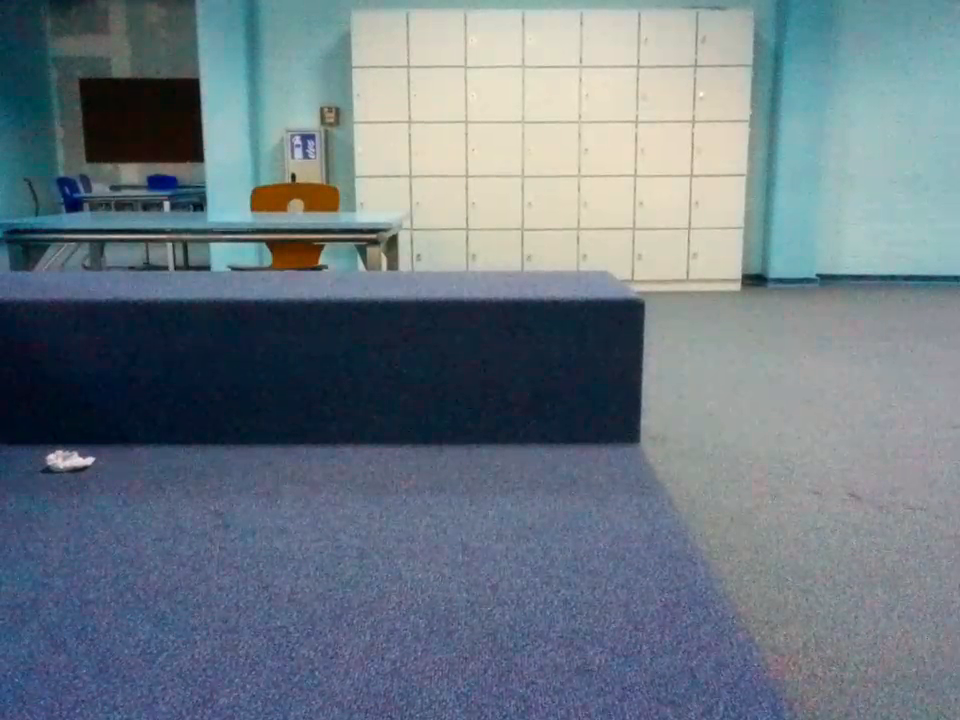
#> input picture picture.png, 960 x 720 px
$ python -i balltracker.py   (imports and definitions only)
#> lines starting #> are read from the running program, lines starting #| are printed output that depends on the picture; after the words box and inside, x2 and y2 are one past the last pixel; in counts of white or black regions, pixels touching at a corner belong together
### imgproc.py
from re import split
import cv2
import sys
from cv2.typing import MatLike
import numpy as np
import math


# [70 lines left out: functions main, detect_circle_1, do_and_draw_hough, not called in this run]

def filter_col(keep_threshhold,remvo_threshold,ch_keep,ch_rm1,ch_rm2):

    _, keep_thr_ch = cv2.threshold(ch_keep, keep_threshhold, 255, cv2.THRESH_BINARY)
    _, rm_thr_1 = cv2.threshold(ch_rm1, remvo_threshold, 255, cv2.THRESH_BINARY)
    _, rm_thr_2 = cv2.threshold(ch_rm2, remvo_threshold, 255, cv2.THRESH_BINARY)


    not_b = cv2.bitwise_not(rm_thr_1)
    not_g = cv2.bitwise_not(rm_thr_2)

    r_and_not_b = cv2.bitwise_and(keep_thr_ch, not_b)
    r_and_not_g = cv2.bitwise_and(keep_thr_ch, not_g)

    return cv2.bitwise_and(r_and_not_b, r_and_not_g)


# [98 lines left out: functions filter_contours, get_circles_hough, get_angle, get_coords, resize, not called in this run]
# [2 lines that do not run on import are left out]

### balltracker.py
# Code modified from github.com/tanat44/PingpongBallTracker

import cv2
import numpy as np
import imgproc as imp

class ColorThreshold():
    def __init__(self,red_min,other_max,red_max=255, other_min=0):
        self.red_min = red_min
        self.red_max = red_max
        self.other_min = other_min
        self.other_max = other_max

class ColorThresholdHSV():

    def __init__(self,h_min1=0, h_max1=10,
                 h_min2=160, h_max2=180,
                 s_min=100, s_max=255,
                 v_min=50, v_max=255):
        # Lower red range
        self.h_min1 = h_min1
        self.h_max1 = h_max1
        # Upper red range
        self.h_min2 = h_min2
        self.h_max2 = h_max2

        self.s_min = s_min
        self.s_max = s_max
        self.v_min = v_min
        self.v_max = v_max


    def getLowerRed(self):
        return (self.h_min1, self.s_min, self.v_min), (self.h_max1, self.s_max, self.v_max)

    def getUpperRed(self):
        return (self.h_min2, self.s_min, self.v_min), (self.h_max2, self.s_max, self.v_max)

class BallTracker:
    def __init__(self,target = (0,0),min_r=20,max_r=40):
        # Two ranges for red (since it wraps in HSV)
        self.mask=None
        self.frame=None
        self.lower_red1 = np.array([0, 100, 100])
        self.kernel = np.ones((3, 3), np.uint8)
        self.color_thr = ColorThreshold(150,120)
        self.target = target
        self.dx = 0
        self.dy = 0
        self.delta_radius = 0
        self.circle_x = 0
        self.circle_y = 0
        self.circle_radius = 0
        self.radiuses = LimitedList(5)
        self.min_rad =min_r
        self.max_rad = max_r
    # frame has to be in rgb
    #
    def filter(self,frame):
        blurred = cv2.GaussianBlur(frame, (3, 3), 0)
##        hsv = cv2.cvtColor(blurred, cv2.COLOR_BGR2HSV)
#        hsv = cv2.cvtColor(blurred, cv2.COLOR_RGB2HSV)# Für Drohne

        b,g,r = cv2.split(blurred)
        mask = imp.filter_col(130,180,r,g,b)


#        mask = cv2.erode(mask, self.kernel, iterations=2)
#        mask = cv2.dilate(mask, self.kernel, iterations=2)
        return mask
    def find(self, frame):
        frame = np.copy(frame)
        self.height, self.width, c  = frame.shape
        mask = self.filter(frame)


        cnts = cv2.findContours(mask.copy(), cv2.RETR_EXTERNAL,
            cv2.CHAIN_APPROX_SIMPLE)
        cnts = imutils.grab_contours(cnts)
        center = (0,0)
        radius = 0


        ball_cnts = []
        if len(cnts) > 0:
            for c in cnts:
                ((x, y), radius) = cv2.minEnclosingCircle(c)
                if self.min_rad < radius < self.max_rad:
                    ball_cnts.append(c)

        if len(ball_cnts) > 0:
            c = max(ball_cnts, key=cv2.contourArea)
            ((x, y), radius) = cv2.minEnclosingCircle(c)
            self.circle_x = x
            self.circle_y = y
            self.circle_radius = radius
            self.radiuses.add(self.circle_radius)
            M = cv2.moments(c)
            center = (int(M["m10"] / M["m00"]), int(M["m01"] / M["m00"]))

            cv2.circle(hsv, (int(x), int(y)), int(radius),(0, 255, 255), 2)
            cv2.circle(hsv, center, 5, (0, 0, 255), -1)
            cv2.putText(hsv, f"R: {int(radius)}",
                (int(x) - 40, int(y) - 10),  # position slightly above the circle
                cv2.FONT_HERSHEY_SIMPLEX,
                0.6, (255, 0, 0), 2)  # font scale and color


        # DRAW ROBOT
            mask = cv2.cvtColor(mask, cv2.COLOR_GRAY2RGB)

        return True, hsv, mask

    def calculate(self,frame):
        success,self.frame,self.mask = self.find(frame)
        if not success:
            return False
        self.dx = self.target[0]-self.circle_x
        self.dy = self.target[1]-self.circle_y
        average = 0
        for r in self.radiuses.list:
            average += r
        self.delta_radius = self.circle_radius-self.radiuses.list[-1]

        return True


class LimitedList:
    def __init__(self,len) -> None:
        self.idx = 0
        self.len = len
        self.list = list(range(len))
    def add(self,element):
        if self.idx == self.len:
            self.idx = 0
        self.list[self.idx]=element
        self.idx += 1

>>> import cv2
>>> picture = cv2.imread('picture.png')
#> picture is the input picture: shape (720, 960, 3); mean B, G, R 131.2, 121.3, 108.3
>>> result = BallTracker().find(picture)
#> in filter, `b,g,r = cv2.split(blurred)`:
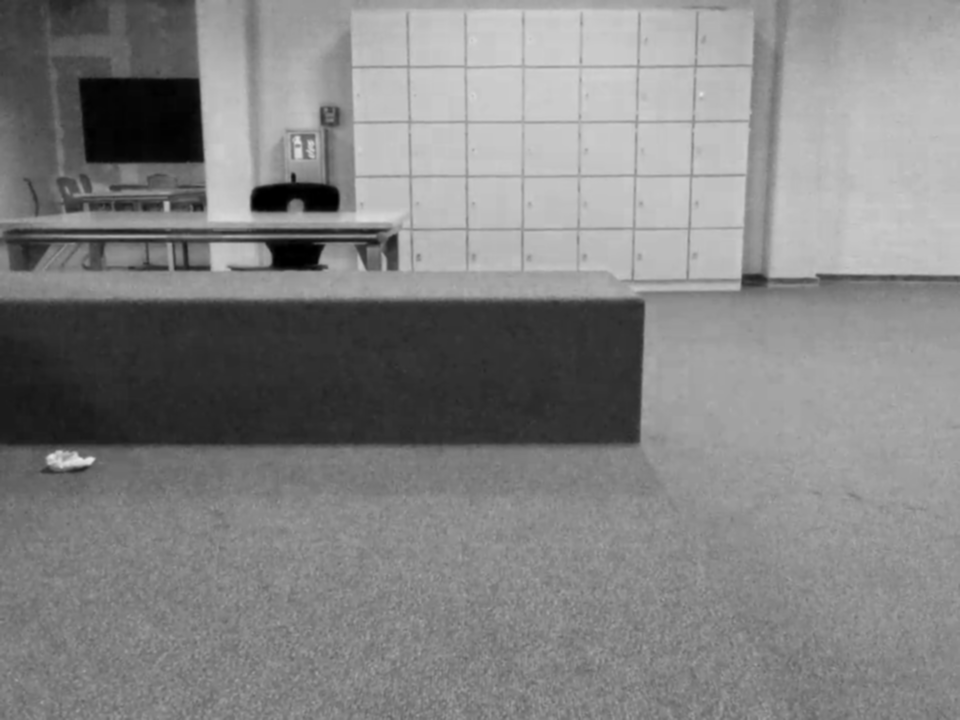
#> b: shape (720, 960); min 0, max 230, mean 131.2
#> in filter, `b,g,r = cv2.split(blurred)`:
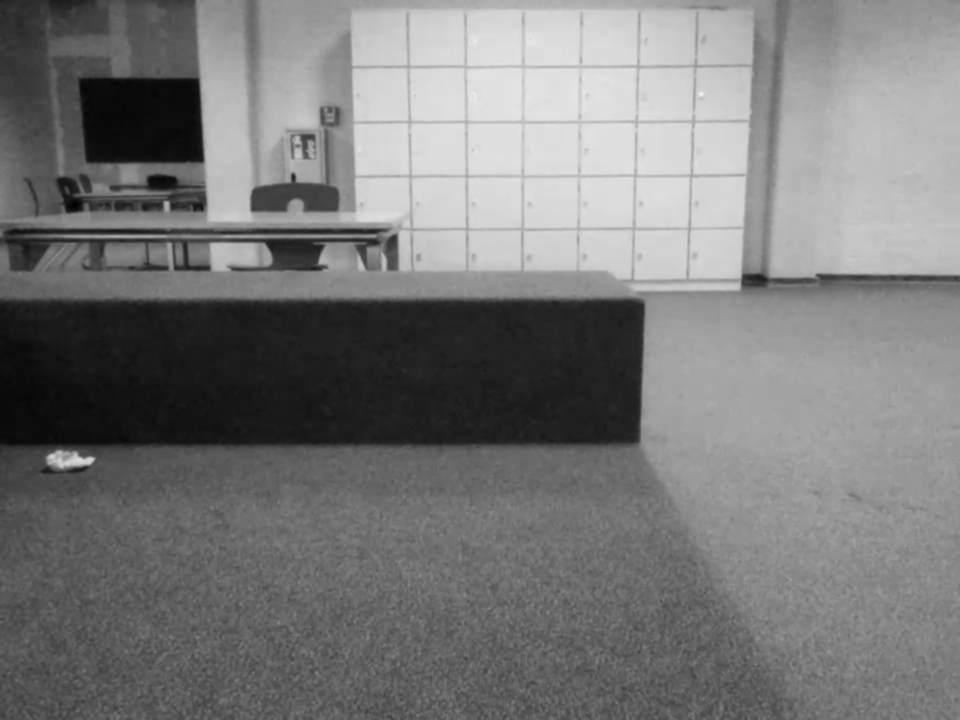
#> g: shape (720, 960); min 1, max 245, mean 121.3
#> in filter, `b,g,r = cv2.split(blurred)`:
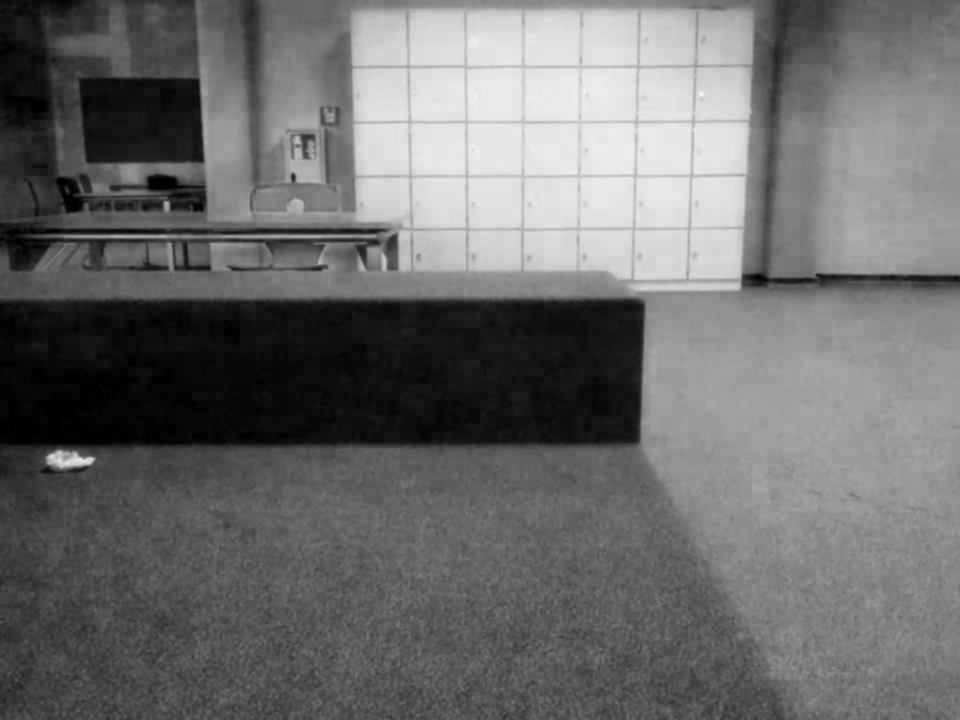
#> r: shape (720, 960); min 0, max 253, mean 108.4
#> in filter_col, `_, keep_thr_ch = cv2.threshold(ch_keep, keep_threshhold, 255, cv2.THRE..`:
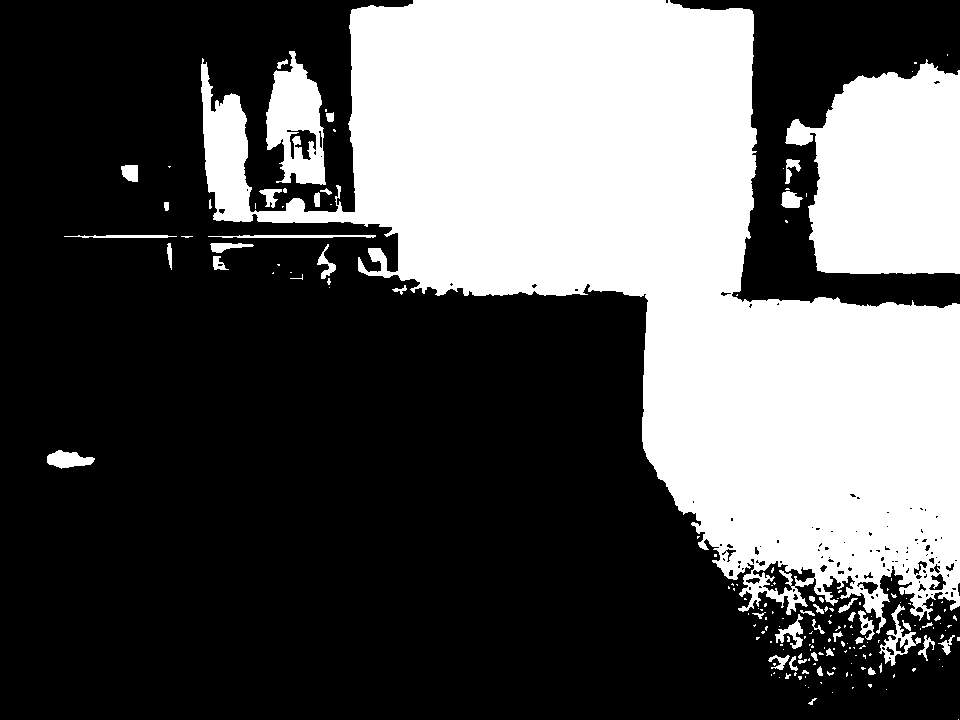
#> keep_thr_ch: shape (720, 960); 35.3% white; 178 white regions (130 under 20 px), largest, box (x1, y1, x2, y2) and area: (201, 0, 960, 634) 204381, (785, 59, 960, 274) 28402, (266, 51, 326, 185) 4907
#> in filter_col, `_, rm_thr_1 = cv2.threshold(ch_rm1, remvo_threshold, 255, cv2.THRESH_B..`: rm_thr_1: shape (720, 960); 19.8% white; 24 white regions (12 under 20 px), largest, box (x1, y1, x2, y2) and area: (340, 6, 752, 280) 96024, (774, 70, 960, 274) 29447, (205, 81, 253, 222) 5587
#> in filter_col, `_, rm_thr_2 = cv2.threshold(ch_rm2, remvo_threshold, 255, cv2.THRESH_B..`:
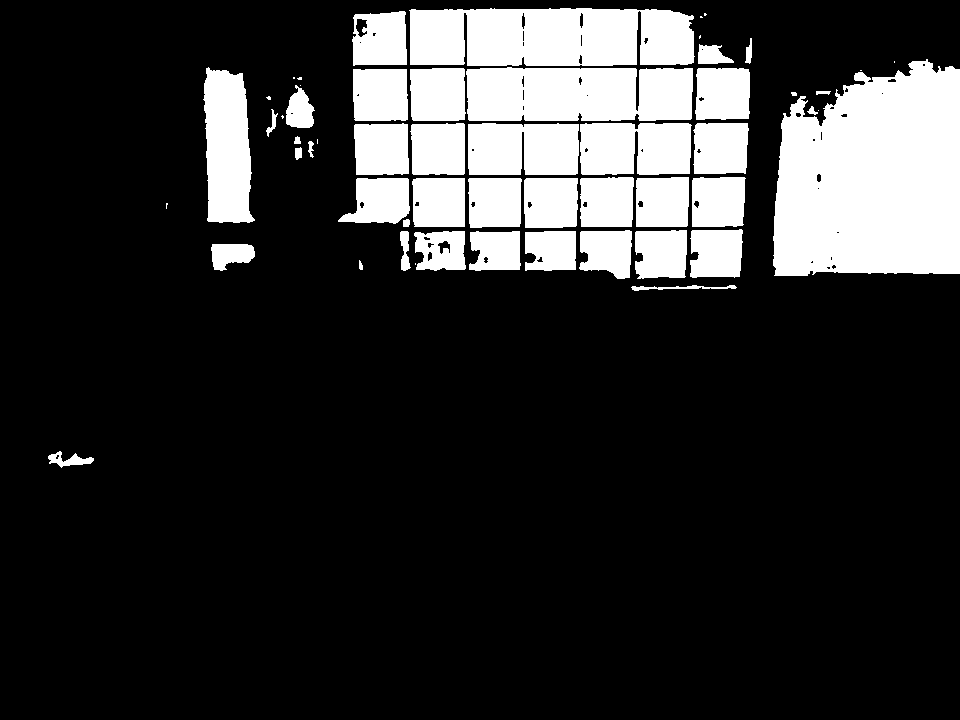
#> rm_thr_2: shape (720, 960); 19% white; 56 white regions (14 under 20 px), largest, box (x1, y1, x2, y2) and area: (773, 59, 960, 276) 34266, (409, 8, 695, 66) 15379, (466, 67, 693, 121) 11624
#> in filter_col, `r_and_not_b = cv2.bitwise_and(keep_thr_ch, not_b)`: r_and_not_b: shape (720, 960); 16.1% white; 259 white regions (193 under 20 px), largest, box (x1, y1, x2, y2) and area: (249, 0, 960, 634) 98974, (266, 51, 326, 185) 3182, (802, 59, 953, 163) 1792
#> in filter_col, `r_and_not_g = cv2.bitwise_and(keep_thr_ch, not_g)`: r_and_not_g: shape (720, 960); 17.5% white; 252 white regions (194 under 20 px), largest, box (x1, y1, x2, y2) and area: (249, 0, 960, 634) 110402, (266, 51, 326, 185) 3730, (879, 604, 921, 666) 695
#> in filter_col, `return cv2.bitwise_and(r_and_not_b, r_and_not_g)`:
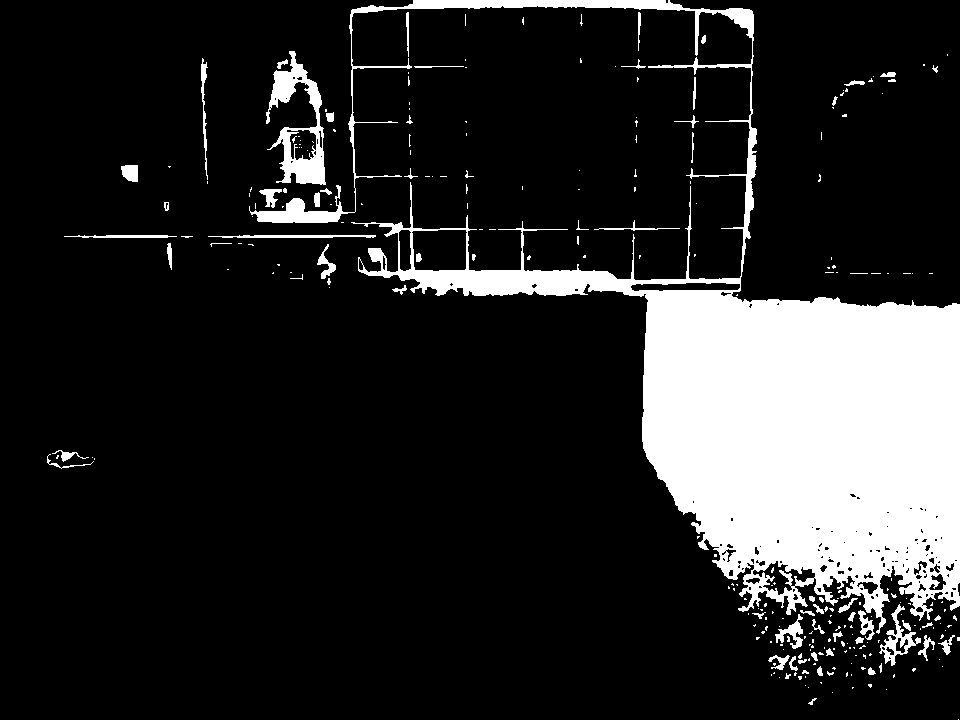
#> returned value: shape (720, 960); 15.8% white; 269 white regions (204 under 20 px)
#> in find, `cnts = cv2.findContours(mask.copy(), cv2.RETR_EXTERNAL, cv2.CHAIN_APPR..`: cnts = 257 contours, 212 with area under 20; largest, box (x1, y1, x2, y2) and area: (249, 0, 960, 634) 100953, (266, 51, 326, 185) 3429, (879, 604, 921, 666) 704, (775, 614, 803, 649) 289, (208, 235, 376, 238) 244
#> (the run stopped early here; a loop or call above may not have finished)
